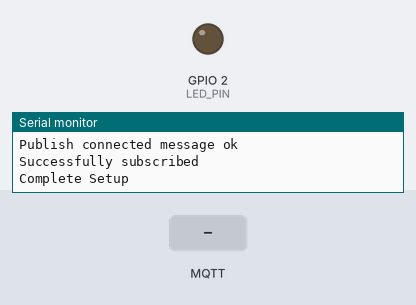
Simulated run of this sketch. Board: ESP8266 (Wemos D1 mini). On the bench: output pins drawn as LEDs (lit = HIGH), the last lines printed to the serial monitor. The test bench sets the inputs (shaded band). WiFi joins after 1.5 s; servers stay silent unless stated; no MQTT or app messages arrive unless stated.

Above: at 6.2 s.
6.3 s: MQTT message "0" arrives on the first subscribed topic
At 7.0 s:
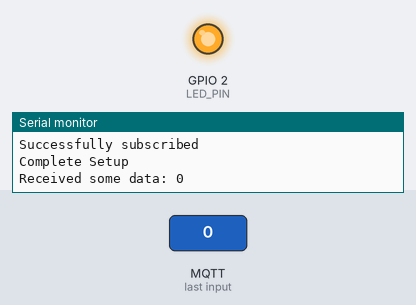
7.8 s: MQTT message "1" arrives on the first subscribed topic
At 8.1 s:
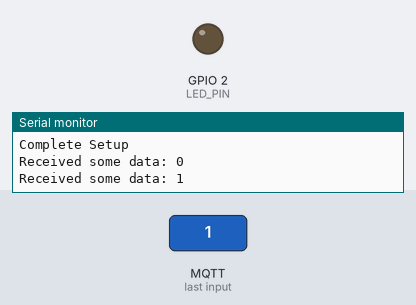
Timing chart, 0 to 10.8 s (numbered marks = the images above; inputs shaded):
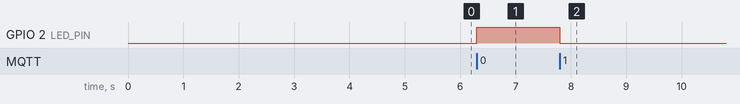

The sketch:

main.ino
```cpp
#include <PubSubClient.h>
#include <ESP8266WiFi.h>
#include <WiFiClientSecure.h>

static int heartbeat_timer = 0;
static int alive_timer = 0;
long lastReconnectAttempt = 0;

const int LED_PIN = 2; // LED

WiFiClientSecure wifiClient; // Use for secure TLS MQTT

// MQTT Connection info
char server[] = "mqtt.mediumone.com";
int port = 61620;
char pub_topic[]="0/<Project MQTT ID>/<User MQTT>/esp8266/";
char sub_topic[]="1/<Project MQTT ID>/<User MQTT>/esp8266/event";
char mqtt_username[]="<Project MQTT ID>/<User MQTT>";
char mqtt_password[]="<API Key>/<User Password>";

void setup() {
  // init hardware
  Serial.begin(9600);
  while(!Serial){}

  delay(2000); // give device time to start

  // wifi setup
  WiFi.mode(WIFI_STA);
  WiFi.begin("<wifi ssid>", "<wifi password>");
  delay(3000);
  if (WiFi.status() != WL_CONNECTED) {
    Serial.println("failed to connect, we should reset and see if it connects");
    ESP.reset();
  }
  // if you get here you have connected to the WiFi
  Serial.println("connected to Wifi!");

  Serial.println();
  Serial.println("Init hardware");
  pinMode(LED_PIN, OUTPUT);

  // connect to MQTT broker to send board reset msg
  connectMQTT();
  Serial.println("Complete Setup");
}

void callback(char* topic, byte* payload, unsigned int length) {
  // handle message arrived
  int i = 0;
  char message_buff[length + 1];
  for(i=0; i < length; i++) {
    message_buff[i] = payload[i];
  }
  message_buff[i] = '\0';
  Serial.print("Received some data: ");
  Serial.println(String(message_buff));

  // Process message to turn lights on and off
  if (String(message_buff[0]) == "0") { // 0 = Turn off
    digitalWrite(LED_PIN, HIGH);
  } else if (String(message_buff[0]) == "1") { // 1 = Turn on
    digitalWrite(LED_PIN, LOW);
  }
}

PubSubClient client(server, port, callback, wifiClient);
boolean connectMQTT()
{
  if (client.connect((char*) mqtt_username,(char*) mqtt_username, (char*) mqtt_password)) {
    Serial.println("Connected to MQTT broker");
    if (client.publish((char*) pub_topic, "{\"event_data\":{\"mqtt_connected\":true}, \"add_client_ip\":true}")) {
      Serial.println("Publish connected message ok");
    } else {
      Serial.print("Publish connected message failed: ");
      Serial.println(String(client.state()));
    }

    if (client.subscribe((char *)sub_topic,1)){
      Serial.println("Successfully subscribed");
    } else {
      Serial.print("Subscribed failed: ");
      Serial.println(String(client.state()));
    }
  } else {
    Serial.println("MQTT connect failed");
    Serial.println("Will reset and try again...");
    abort();
  }
  return client.connected();
}

void loop() {
  if (!client.connected()) {
    long now = millis();
    if (now - lastReconnectAttempt > 1000) {
      lastReconnectAttempt = now;
      // Attempt to reconnect
      if (connectMQTT()) {
        lastReconnectAttempt = 0;
      }
    }
  } else {
    // Client connected
    client.loop();
  }
  heartbeat_loop();
}

void heartbeat_loop() {
  // 60000 = 1 min
  // 600000 = 10 min
  // 900000 = 15 min
  if ((millis()- heartbeat_timer) > 60000) {

    heartbeat_timer = millis();

    String payload = "{\"event_data\":{\"millis\":";
    payload += millis();
    payload += ",\"heartbeat\":true}}";

    if (client.loop()){
      Serial.print("Sending heartbeat: ");
      Serial.println(payload);

      if (client.publish((char *) pub_topic, (char*) payload.c_str()) ) {
        Serial.println("Publish ok");
      } else {
        Serial.print("Failed to publish heartbeat: ");
        Serial.println(String(client.state()));
      }
    }
  }
}
```

Measured:
- after the input at 6.3 s, GPIO 2 (LED_PIN): LOW → HIGH at once
- after the input at 7.8 s, GPIO 2 (LED_PIN): HIGH → LOW at once
